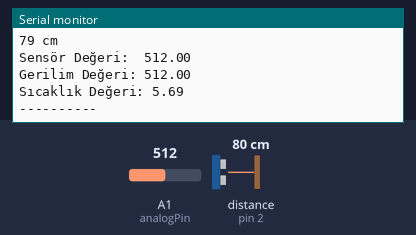
Bench run of a sketch on a simulated Arduino Uno, built with avr-gcc and run on an emulated ATmega328P. Shown: the last lines printed to the serial monitor. Wiring (inferred from the names in the program): ultrasonic range finder: trigger pin 7; echo pin 2. The inputs (shaded band) are chosen by the test bench; at power-on: distance to the obstacle (sensor on pin 2) 80 cm, A1 (analogPin) = 512. The echo pulse lasts 58.3 µs per cm.

Above: at 4.8 s.
4.9 s: distance to the obstacle (sensor on pin 2) set to 2 cm
At 7.0 s:
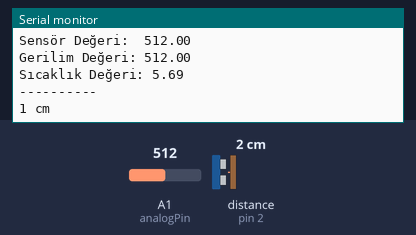
9.9 s: A1 (analogPin) set to 716
At 11.0 s:
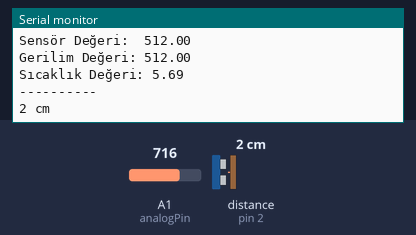
14.9 s: distance to the obstacle (sensor on pin 2) set to 4 cm
At 17.1 s:
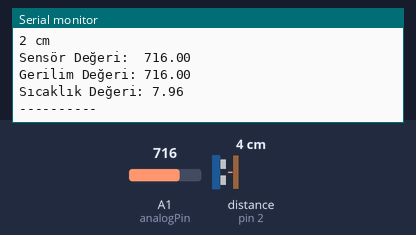
19.9 s: A1 (analogPin) set to 900
At 21.1 s:
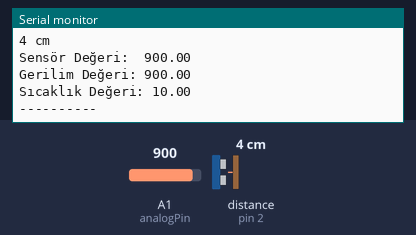
Timing chart, 0 to 22.9 s (numbered marks = the images above; inputs shaded):
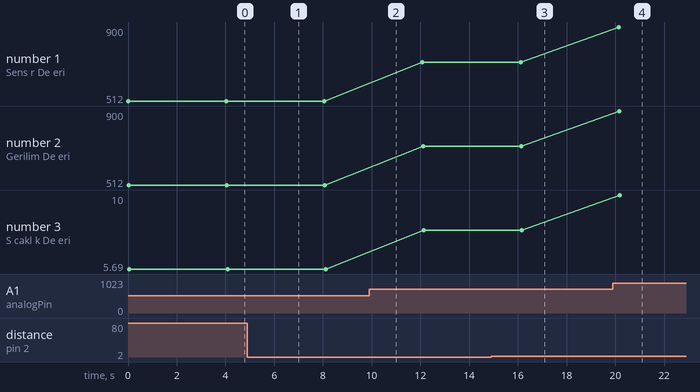

The sketch:

s_cakl_k_mesafe.ino
```cpp
int analogPin = A1;
float gerilimDeger = 0;
float sensorDeger = 0;
float sicaklikDeger = 0;
int trig=7;
int echo=2;


long duration, mesafe;

void setup()
{
  Serial.begin(9600);
  pinMode(trig, OUTPUT);
pinMode(echo, INPUT);

}

void loop()
{

 sensorDeger = analogRead(analogPin);
 Serial.print("Sensör Değeri:  ");
 Serial.println(sensorDeger);
 gerilimDeger = sensorDeger/1,0742;
 Serial.print("Gerilim Değeri: ");
 Serial.println(gerilimDeger);
 sicaklikDeger = (gerilimDeger / 10.0) / 9,31;
 Serial.print("Sıcaklık Değeri: ");
 Serial.println(sicaklikDeger);
 Serial.println("----------");
 delay(2000);
               digitalWrite(trig, LOW);
              delayMicroseconds(2);
              digitalWrite(trig, HIGH);
              delayMicroseconds(10);
              digitalWrite(trig, LOW);
              duration = pulseIn(echo, HIGH);
              mesafe = (duration*.0343)/2;
              Serial.print(mesafe);
              Serial.println(" cm");
              delay(2000);

}
```

Measured:
- after the input at 4.9 s, the serial monitor: prints a new line after 1.2 s (image 1)
- after the input at 19.9 s, the serial monitor: prints a new line after 0.23 s (image 4)
- plotted number 1: 512 → 716 after the input at 9.9 s, 716 → 900 after the input at 19.9 s
- plotted number 2: 512 → 716 after the input at 9.9 s, 716 → 900 after the input at 19.9 s
- plotted number 3: 5.69 → 7.96 after the input at 9.9 s, 7.96 → 10 after the input at 19.9 s
